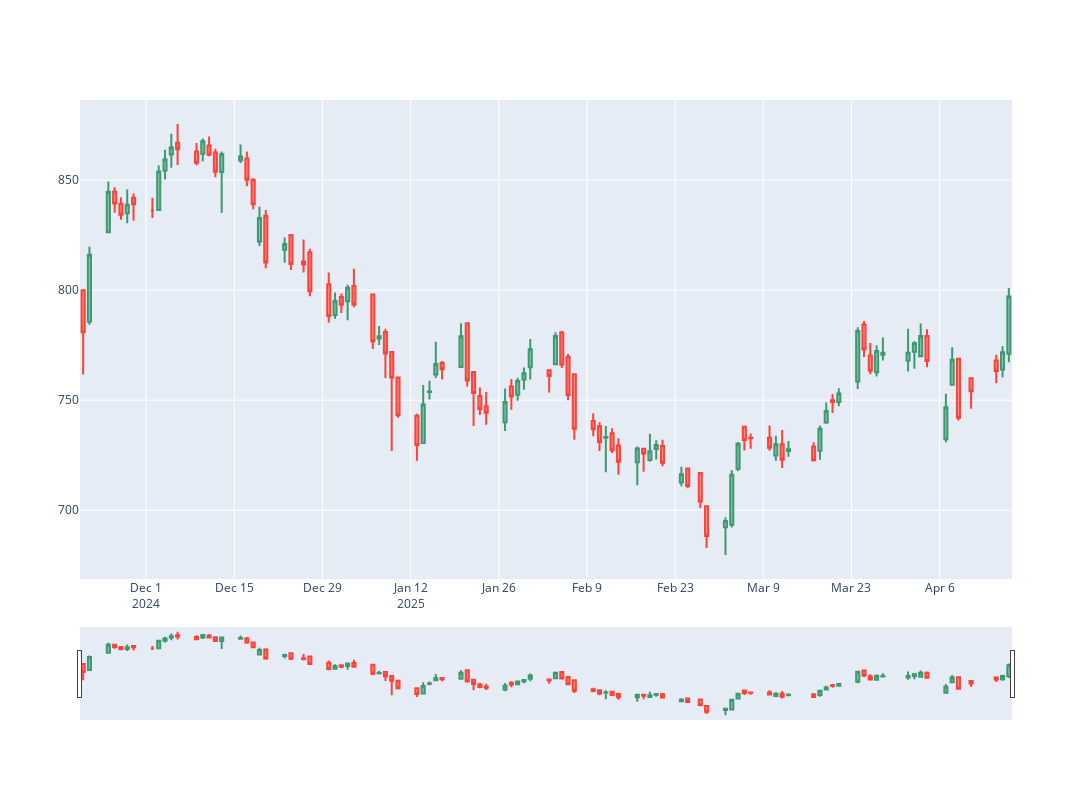

Write notebook code for a chart like this one.
### Code cell
fig = go.Figure(data =[
    go.Candlestick(
        x = df.index,
        open = df["1. open"],
        high = df["2. high"],
        low = df["3. low"],
        close = df["4. close"]
    )
])

fig.update_layout(width = 1200, height = 800)

fig.show()
